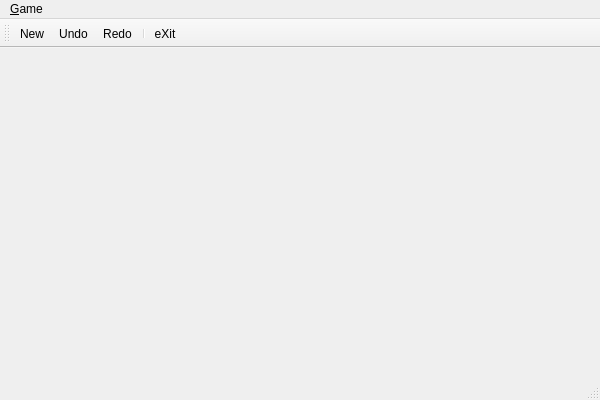
<?xml version="1.0" encoding="UTF-8"?>
<ui version="4.0">
 <class>MainWindowClass</class>
 <widget class="QMainWindow" name="MainWindowClass">
  <property name="geometry">
   <rect>
    <x>0</x>
    <y>0</y>
    <width>600</width>
    <height>400</height>
   </rect>
  </property>
  <property name="windowTitle">
   <string>MainWindow</string>
  </property>
  <widget class="QWidget" name="centralWidget"/>
  <widget class="QMenuBar" name="menuBar">
   <property name="geometry">
    <rect>
     <x>0</x>
     <y>0</y>
     <width>600</width>
     <height>22</height>
    </rect>
   </property>
   <widget class="QMenu" name="menu_Game">
    <property name="title">
     <string>&amp;Game</string>
    </property>
    <addaction name="action_New"/>
    <addaction name="separator"/>
    <addaction name="action_Undo"/>
    <addaction name="action_Redo"/>
    <addaction name="separator"/>
    <addaction name="action_eXit"/>
   </widget>
   <addaction name="menu_Game"/>
  </widget>
  <widget class="QToolBar" name="mainToolBar">
   <attribute name="toolBarArea">
    <enum>TopToolBarArea</enum>
   </attribute>
   <attribute name="toolBarBreak">
    <bool>false</bool>
   </attribute>
   <addaction name="action_New"/>
   <addaction name="action_Undo"/>
   <addaction name="action_Redo"/>
   <addaction name="separator"/>
   <addaction name="action_eXit"/>
  </widget>
  <widget class="QStatusBar" name="statusBar"/>
  <action name="action_New">
   <property name="icon">
    <iconset resource="MainWindow.qrc">
     <normaloff>:/MainWindow/Resources/renew_black.png</normaloff>:/MainWindow/Resources/renew_black.png</iconset>
   </property>
   <property name="text">
    <string>&amp;New</string>
   </property>
  </action>
  <action name="action_eXit">
   <property name="icon">
    <iconset resource="MainWindow.qrc">
     <normaloff>:/MainWindow/Resources/exit_black.png</normaloff>:/MainWindow/Resources/exit_black.png</iconset>
   </property>
   <property name="text">
    <string>e&amp;Xit</string>
   </property>
  </action>
  <action name="action_Undo">
   <property name="icon">
    <iconset resource="MainWindow.qrc">
     <normaloff>:/MainWindow/Resources/undo_black.png</normaloff>:/MainWindow/Resources/undo_black.png</iconset>
   </property>
   <property name="text">
    <string>&amp;Undo</string>
   </property>
  </action>
  <action name="action_Redo">
   <property name="icon">
    <iconset resource="MainWindow.qrc">
     <normaloff>:/MainWindow/Resources/redo_black.png</normaloff>:/MainWindow/Resources/redo_black.png</iconset>
   </property>
   <property name="text">
    <string>&amp;Redo</string>
   </property>
  </action>
 </widget>
 <layoutdefault spacing="6" margin="11"/>
 <resources>
  <include location="MainWindow.qrc"/>
 </resources>
 <connections/>
</ui>
